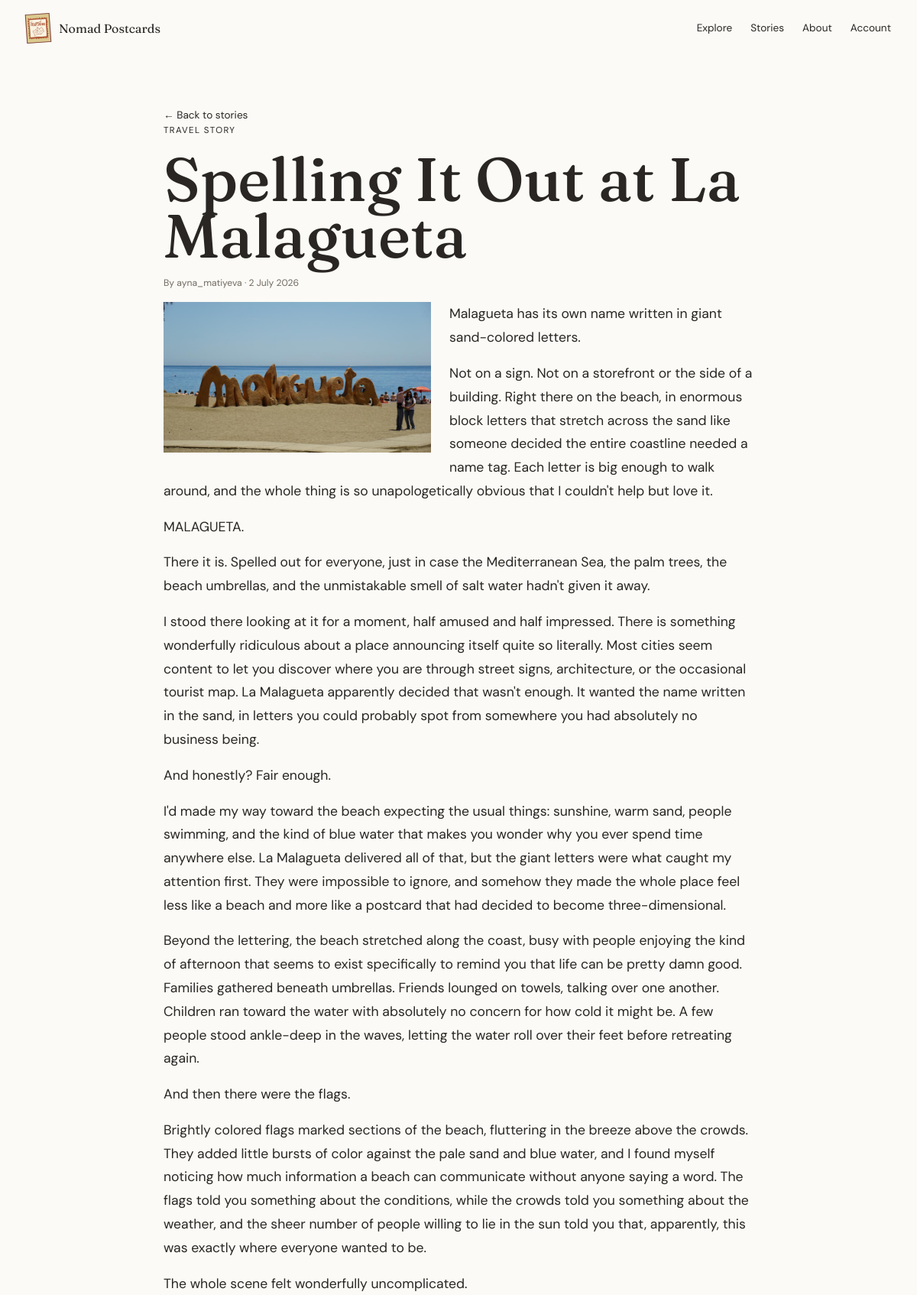
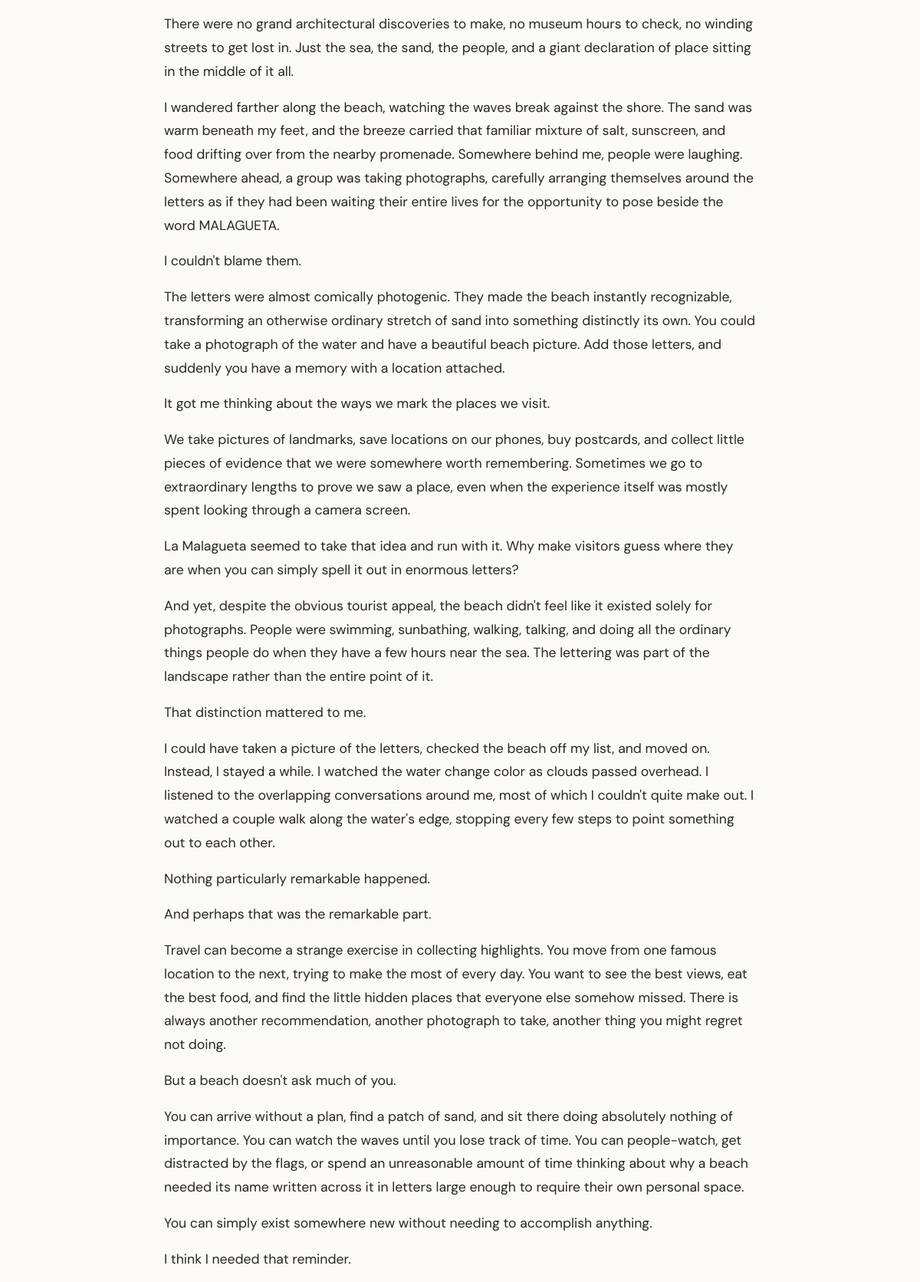
Page /posts/spelling-it-out-at-la-malagueta/ (upper part) on the committed database (2 pictures, top to bottom).
### core/models.py (models this page shows, shortened)
class Post(models.Model):
    title = models.CharField(max_length=200)
    slug = models.SlugField(max_length=220, unique=True, blank=True)
    content = models.TextField()
    image = models.ImageField(upload_to="post_images/", blank=True, null=True)
    author = models.ForeignKey(
        settings.AUTH_USER_MODEL,
        on_delete=models.CASCADE
    )
    created_at = models.DateTimeField(default=timezone.now)
    is_hidden = models.BooleanField(default=False)
    has_explicit_langauge = models.BooleanField(default=False)
    is_long_read = models.BooleanField(default=False)
    has_external_links = models.BooleanField(default=False)

### core/views.py (the view)
# urls.py: path("posts/<slug:slug>/", views.PostDetailView.as_view(), name="post_detail"),
class PostDetailView(DetailView):
	model = Post
	template_name = "core/post_detail.html"
	context_object_name = "post"
	slug_field = "slug"
	slug_url_kwarg = "slug"

### core/templates/core/post_detail.html (shortened to what this page needs)
{% extends "core/base.html" %}
{% block content %}
<article class="detail-page container">
    <a class="back-link" href="{% url 'core:post_list' %}">← Back to stories</a>
    <p class="eyebrow">Travel story</p>
    <h1>{{ post.title }}</h1>
    <p class="detail-meta">By {{ post.author.username }} · {{ post.created_at|date:"j F Y" }}</p>
    {% if post.image %}
        <img class="detail-cover" src="{{ post.image.url }}" alt="{{ post.title }}">
    {% endif %}
    <div class="detail-content">{{ post.content|linebreaks }}</div>
</article>
{% endblock %}

### static/core/css/style.css (style rules this page uses)
:root { --ink: #292623; --paper: #fbfaf6; --green: #60766b; --burgundy: #7e4148; --gold: #dbc98e; --line: #d9d5ca; }
* { box-sizing: border-box; }
body { margin: 0; color: var(--ink); background: var(--paper); font-family: "DM Sans", sans-serif; }
a { color: inherit; text-decoration: none; }
.hero h1, .page-heading h1, .detail-page h1 { font-family: Fraunces, serif; font-size: clamp(2.8rem, 7vw, 5.5rem); line-height: .92; margin: .4rem 0 1rem; }
.eyebrow { font-size: .72rem; letter-spacing: .12em; margin: 0; text-transform: uppercase; }
.post-meta, .detail-meta { color: #716a61; font-size: .76rem; }
.detail-page { max-width: 820px; padding: 4rem 1.5rem 6rem; }
.back-link { font-size: .85rem; }
.detail-page h1 { font-size: clamp(2.8rem, 7vw, 5rem); margin-top: 1.2rem; }
.detail-content { font-size: 1.1rem; line-height: 1.75; margin: 0 0 3rem; }
.detail-content p:first-child { margin-top: 0; }
.detail-cover { display: block; float: left; max-height: 250px; margin: 0 1.5rem 1rem 0; object-fit: contain; max-width:350px; }
.detail-content::after { clear: both; content: ""; display: table; }

### rows in the picture
Post: title "Spelling It Out at La Malagueta", author.username "ayna_matiyeva", created_at "2 July 2026", image (picture), content "Malagueta has its own name written in giant sand-colored letters. Not on a sign. Not on a storefront or the side of a building. Right there on the beach, in enormous block letters that stretch across the sand like someone decided the entire coastline needed a name tag. Each letter is big enough to walk around, and the whole thing is so unapologetically obvious that I couldn't help but love it. MALAGUETA. There it is. Spelled out for everyone, just in case the Mediterranean Sea, the palm trees, the beach umbrellas, and the unmistakable smell of salt water hadn't given it away. I stood there looking at it for a moment, half amused and half impressed. There is something wonderfully ridiculous…"
